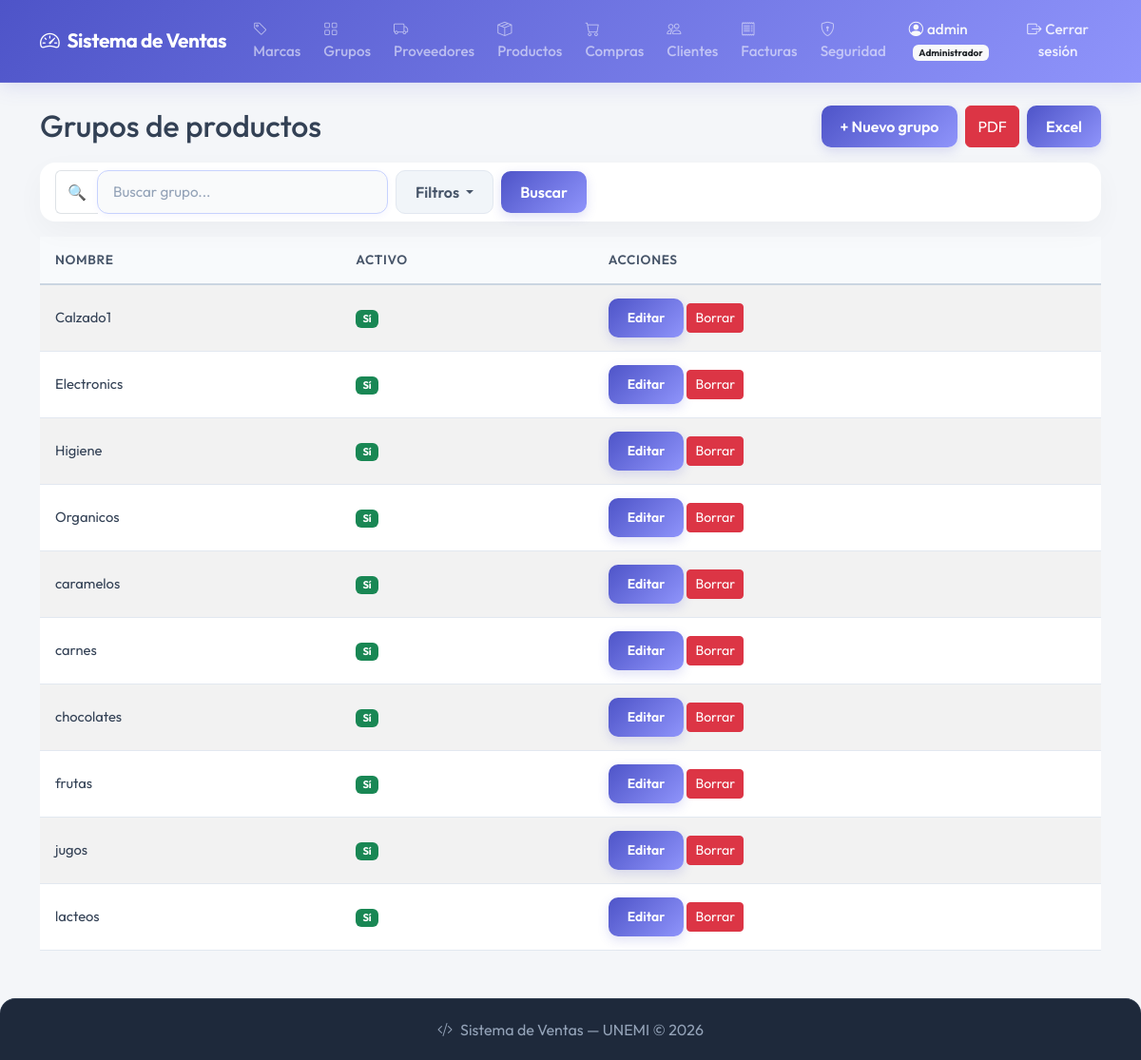
Screenshot of /groups/ (signed in) with the database file from the repository.
### billing/models.py (models this page shows, shortened)
class ProductGroup(models.Model):
    name = models.CharField(max_length=100, unique=True, verbose_name='Nombre')
    is_active = models.BooleanField(default=True, verbose_name='Activo')
    created_at = models.DateTimeField(auto_now_add=True)
    updated_at = models.DateTimeField(auto_now=True)
    class Meta:
        verbose_name = 'Grupo de Producto'
        verbose_name_plural = 'Grupos de Productos'
        ordering = ['name']

### billing/views.py (the view, shortened to what this page needs)
# urls.py: path('groups/', views.productgroup_list, name='productgroup_list'),
@permission_required_redirect('billing.view_productgroup', '/')
def productgroup_list(request):
    query = request.GET.get('q', '')
    is_active = request.GET.get('is_active', '')
    export = request.GET.get('export', '')
    items = ProductGroup.objects.all()
    if query:
        items = items.filter(name__icontains=query)
    if is_active == '1':
        items = items.filter(is_active=True)
    elif is_active == '0':
        items = items.filter(is_active=False)
    paginator = Paginator(items, 10)
    page_number = request.GET.get('page')
    page_obj = paginator.get_page(page_number)
    context = {
        'page_obj': page_obj,
        'query': query,
        'is_active': is_active,
    }
    return render(request, 'billing/productgroup_list.html', context)

### security/templatetags/security_tags.py (called while the page is built)
@register.filter(name='has_group')
def has_group(user, group_name):
    if not user.is_authenticated:
        return False
    if user.is_superuser:
        return True
    return user.groups.filter(name=group_name).exists()

### billing/templates/billing/productgroup_list.html (shortened to what this page needs)
{% extends 'billing/base.html' %}
{% block content %}
<div class="d-flex justify-content-between align-items-center mb-3">
  <h2 class="mb-0">Grupos de productos</h2>
  <div class="d-flex gap-2">
    <a href="{% url 'billing:productgroup_create' %}" class="btn btn-primary">+ Nuevo grupo</a>
    <button type="submit" form="filtros-form" name="export" value="pdf" class="btn btn-danger">PDF</button>
    <button type="submit" form="filtros-form" name="export" value="excel" class="btn btn-success">Excel</button>
  </div>
</div>
<div class="card mb-3">
  <div class="card-body py-2">
    <form method="get" id="filtros-form">
      <div class="d-flex align-items-center gap-2">
        <div class="input-group" style="max-width:350px;">
          <span class="input-group-text bg-white border-end-0">🔍</span>
          <input type="text" name="q" value="{{ query }}" class="form-control border-start-0" placeholder="Buscar grupo...">
        </div>
        <div class="dropdown">
          <button class="btn btn-outline-secondary dropdown-toggle" type="button" data-bs-toggle="dropdown">
            Filtros
          </button>
        </div>
        <button type="submit" class="btn btn-primary">Buscar</button>
      </div>
    </form>
  </div>
</div>
<table class="table table-striped table-hover">
  <thead class="table-dark">
    <tr><th>Nombre</th><th>Activo</th><th>Acciones</th></tr>
  </thead>
  <tbody>
    {% for item in page_obj %}
    <tr>
      <td>{{ item.name }}</td>
      <td>
        {% if item.is_active %}
          <span class="badge bg-success">Sí</span>
        {% else %}
          <span class="badge bg-danger">No</span>
        {% endif %}
      </td>
      <td>
        <a href="{% url 'billing:productgroup_update' item.pk %}" class="btn btn-sm btn-warning">Editar</a>
        <a href="{% url 'billing:productgroup_delete' item.pk %}" class="btn btn-sm btn-danger">Borrar</a>
      </td>
    </tr>
    {% empty %}
    <tr><td colspan="3" class="text-center">No hay registros</td></tr>
    {% endfor %}
  </tbody>
</table>
{% endblock %}

### billing/templates/billing/base.html (shortened to what this page needs)
{% load static %}
{% load security_tags %}
<!DOCTYPE html>
<html lang="es">
<head>
  <link href="https://cdn.jsdelivr.net/npm/bootstrap@5.3.0/dist/css/bootstrap.min.css" rel="stylesheet">
  <link href="https://cdn.jsdelivr.net/npm/bootstrap-icons@1.11.0/font/bootstrap-icons.css" rel="stylesheet">
  <link rel="stylesheet" href="{% static 'home/css/base.css' %}">
</head>
<body>
<nav class="navbar navbar-expand-lg navbar-dark">
  <div class="container">
    <a class="navbar-brand fw-bold" href="{% url 'home' %}">
      <i class="bi bi-speedometer2 me-2"></i>Sistema de Ventas
    </a>
    <div class="collapse navbar-collapse" id="nav">
      <ul class="navbar-nav me-auto">
        {% if user.is_authenticated %}
          {% if user|has_group:'Analista de Compras' or user|has_group:'Administrador' %}
          <li class="nav-item"><a class="nav-link" href="{% url 'billing:brand_list' %}"><i class="bi bi-tag me-1"></i>Marcas</a></li>
          <li class="nav-item"><a class="nav-link" href="{% url 'billing:productgroup_list' %}"><i class="bi bi-grid me-1"></i>Grupos</a></li>
          <li class="nav-item"><a class="nav-link" href="{% url 'billing:supplier_list' %}"><i class="bi bi-truck me-1"></i>Proveedores</a></li>
          <li class="nav-item"><a class="nav-link" href="{% url 'billing:product_list' %}"><i class="bi bi-box-seam me-1"></i>Productos</a></li>
          <li class="nav-item"><a class="nav-link" href="{% url 'purchasing:purchase_list' %}"><i class="bi bi-cart me-1"></i>Compras</a></li>
          {% endif %}
          {% if user|has_group:'Vendedor' or user|has_group:'Administrador' %}
          <li class="nav-item"><a class="nav-link" href="{% url 'billing:customer_list' %}"><i class="bi bi-people me-1"></i>Clientes</a></li>
          <li class="nav-item"><a class="nav-link" href="{% url 'billing:invoice_list' %}"><i class="bi bi-receipt me-1"></i>Facturas</a></li>
          {% endif %}
          {% if user|has_group:'Administrador' %}
          <li class="nav-item">
            <a class="nav-link" href="{% url 'security:dashboard' %}">
              <i class="bi bi-shield-lock me-1"></i>Seguridad
            </a>
          </li>
          {% endif %}
        {% endif %}
      </ul>
      <ul class="navbar-nav align-items-center">
        {% if user.is_authenticated %}
        <li class="nav-item">
          <span class="nav-link text-light me-2">
            <i class="bi bi-person-circle me-1"></i>{{ user.username }}
            {% for g in user.groups.all %}
              <span class="badge bg-light text-dark ms-1" style="font-size:10px;">{{ g.name }}</span>
            {% endfor %}
          </span>
        </li>
        <li class="nav-item">
          <form method="post" action="{% url 'logout' %}" class="d-inline">
            <button type="submit" class="nav-link btn btn-link p-0" style="color:rgba(255,255,255,.85); text-decoration: none;">
              <i class="bi bi-box-arrow-right me-1"></i>Cerrar sesión
            </button>
          </form>
        </li>
        {% endif %}
      </ul>
    </div>
  </div>
</nav>
<div class="container mt-4">
  {% block content %}{% endblock %}
</div>
<footer>
  <p class="mb-0"><i class="bi bi-code-slash me-2"></i>Sistema de Ventas — UNEMI © 2026</p>
</footer>
</body>
</html>

### home/static/home/css/base.css (style rules this page uses)
body { background-color: #f4f6f9; font-family: 'Outfit', sans-serif; color: #334155; }
.navbar { background: linear-gradient(135deg, #4e54c8, #8f94fb) !important; box-shadow: 0 4px 20px rgba(78, 84, 200, 0.15); border-bottom: 1px solid rgba(255, 255, 255, 0.1); padding: 12px 0; transition: all 0.3s ease; }
.navbar-brand { font-size: 1.3rem; letter-spacing: -0.02em; transition: opacity 0.2s ease; }
.nav-link { font-weight: 500; transition: all 0.2s ease; font-size: 0.95rem; padding: 8px 12px !important; }
.card { border: none !important; border-radius: 16px !important; box-shadow: 0 10px 30px rgba(0, 0, 0, 0.035) !important; background-color: #ffffff; transition: transform 0.25s ease, box-shadow 0.25s ease; margin-bottom: 1.5rem; overflow: visible !important; }
.card-body { overflow: visible !important; }
.form-control, .form-select { border-radius: 12px !important; border: 1.5px solid #c7d2fe !important; padding: 11px 16px !important; color: #334155 !important; font-size: 0.95rem !important; background-color: #f9fafb !important; transition: all 0.2s cubic-bezier(0.4, 0, 0.2, 1) !important; box-shadow: 0 2px 6px rgba(99, 102, 241, 0.06) !important; }
.form-control::placeholder { color: #94a3b8; }
.btn-primary, .btn-success, .btn-warning, .btn-info, .btn-auth-custom { background: linear-gradient(135deg, #4e54c8, #8f94fb) !important; border: none !important; color: #ffffff !important; border-radius: 10px !important; font-weight: 600; padding: 10px 20px; box-shadow: 0 4px 12px rgba(78, 84, 200, 0.18); transition: all 0.2s ease-in-out; cursor: pointer; }
.btn-secondary, .btn-outline-secondary { border-radius: 10px !important; font-weight: 600; padding: 10px 20px; transition: all 0.2s ease; background-color: #f1f5f9; border: 1px solid #e2e8f0 !important; color: #475569 !important; }
.table { border-color: #e2e8f0; vertical-align: middle; }
.table thead th { background-color: #f8fafc !important; color: #475569; font-weight: 600; font-size: 0.85rem; text-transform: uppercase; letter-spacing: 0.05em; padding: 14px 16px; border-bottom: 2px solid #cbd5e1; }
.table tbody td { padding: 14px 16px; color: #334155; font-size: 0.92rem; }
.table-striped tbody tr:nth-of-type(odd) { background-color: #f8fafc; }
footer { background: #1e293b; color: #94a3b8; text-align: center; padding: 20px; margin-top: 50px; border-top: 1px solid #334155; border-radius: 16px 16px 0 0; }

### rows the page displays
ProductGroup: name "Calzado1", is_active "Sí"
ProductGroup: name "Electronics", is_active "Sí"
ProductGroup: name "Higiene", is_active "Sí"
ProductGroup: name "Organicos", is_active "Sí"
ProductGroup: name "caramelos", is_active "Sí"
ProductGroup: name "carnes", is_active "Sí"
ProductGroup: name "chocolates", is_active "Sí"
ProductGroup: name "frutas", is_active "Sí"
ProductGroup: name "jugos", is_active "Sí"
ProductGroup: name "lacteos", is_active "Sí"

### other values shown
{{ user.username }} "admin"
{{ g.name }} "Administrador"
